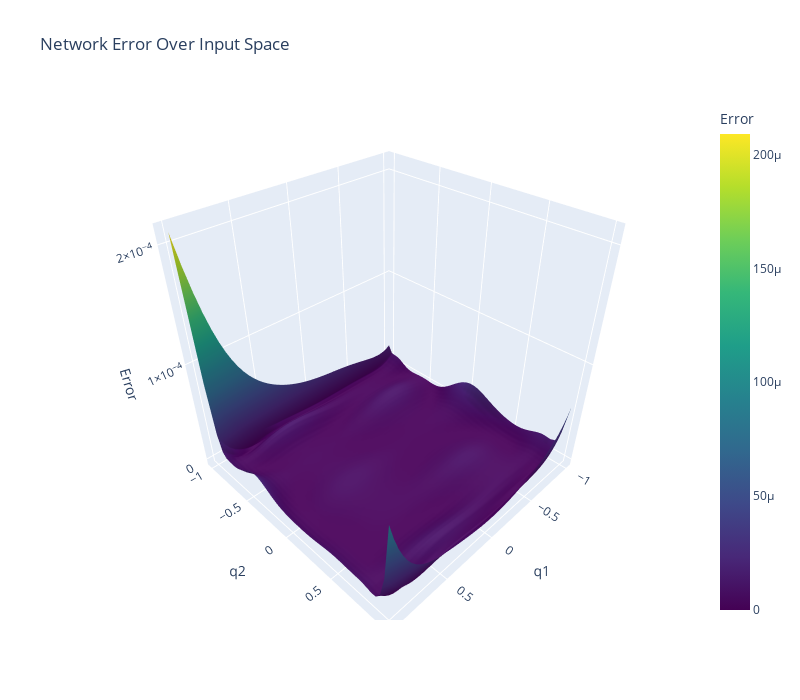

Write notebook code for a chart like this one.
### Code cell
import plotly.graph_objects as go

# Create a grid over the input space
grid_size = 50
q1_range = np.linspace(-1, 1, grid_size)
q2_range = np.linspace(-1, 1, grid_size)
Q1_grid, Q2_grid = np.meshgrid(q1_range, q2_range)

# Calculate error at each point
error_grid = np.zeros_like(Q1_grid)

for i in range(grid_size):
    for j in range(grid_size):
        test_input = np.array([Q1_grid[i, j], Q2_grid[i, j]])
        activations, _ = net.forward(test_input)
        predicted = activations[-1]
        expected = np.array(target_function(test_input[0], test_input[1]))
        error = np.sum((predicted - expected)**2)
        error_grid[i, j] = error

# Create interactive 3D plot
fig = go.Figure(data=[go.Surface(
    x=Q1_grid,
    y=Q2_grid,
    z=error_grid,
    colorscale='Viridis',
    colorbar=dict(title='Error')
)])

fig.update_layout(
    title='Network Error Over Input Space',
    scene=dict(
        xaxis_title='q1',
        yaxis_title='q2',
        zaxis_title='Error',
        zaxis=dict(exponentformat='power')
    ),
    width=800,
    height=700
)

fig.show()

print(f"Max error: {np.max(error_grid):.6f}")
print(f"Mean error: {np.mean(error_grid):.6f}")

### Figure 1 — Plotly figure (JSON) as saved in the notebook; plotly's stock layout.template omitted (floating-point values rounded to 4 significant figures; data arrays with more than 128 entries replaced by an {"elided": "..."} marker saying what was removed)
{"data": [{"colorbar": {"title": {"text": "Error"}}, "colorscale": [[0, "#440154"], [0.1111, "#482878"], [0.2222, "#3e4989"], [0.3333, "#31688e"], [0.4444, "#26828e"], [0.5556, "#1f9e89"], [0.6667, "#35b779"], [0.7778, "#6ece58"], [0.8889, "#b5de2b"], [1, "#fde725"]], "type": "surface", "x": {"elided": "50x50 float values"}, "y": {"elided": "50x50 float values"}, "z": {"elided": "50x50 float values"}}], "layout": {"height": 700, "scene": {"xaxis": {"title": {"text": "q1"}}, "yaxis": {"title": {"text": "q2"}}, "zaxis": {"exponentformat": "power", "title": {"text": "Error"}}}, "title": {"text": "Network Error Over Input Space"}, "width": 800}}
